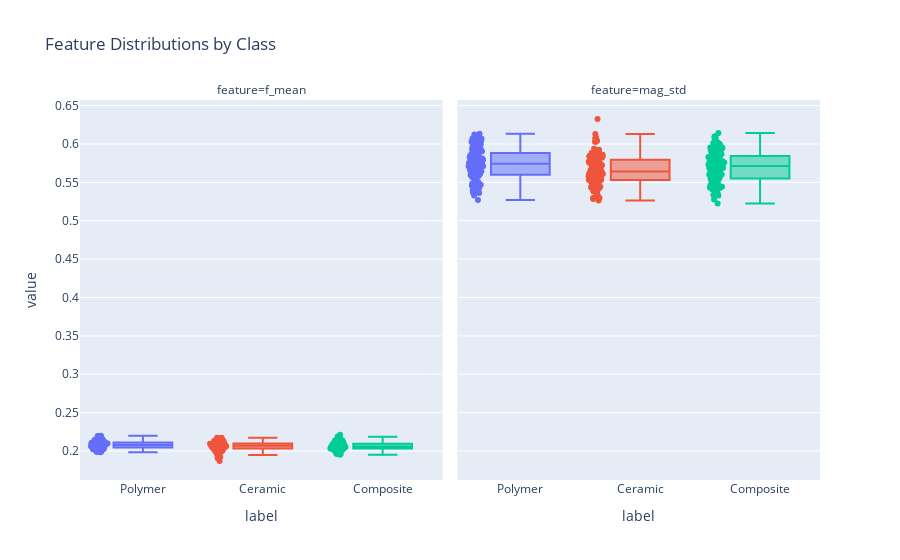

Notebook cell for this chart:
### Markdown cell above
### 3.2 Feature Distribution Analysis
Feature interpretability strengthens academic reporting. We visualise spectral centroids and bandwidth proxies across classes to evidence separability.

### Code cell
# Box plots of selected features
feature_plot_df = F[["f_mean", "mag_std", "label"]].melt(id_vars="label",
                                                           var_name="feature",
                                                           value_name="value")
fig_feat = px.box(feature_plot_df, x="label", y="value", color="label",
                  facet_col="feature", facet_col_wrap=2,
                  title="Feature Distributions by Class", points="all")
fig_feat.update_layout(showlegend=False)
fig_feat.show()
fig_feat.write_html(ARTIFACT_DIR / "feature_distributions.html")
try:
    fig_feat.write_image(ARTIFACT_DIR / "feature_distributions.png", width=900, height=600)
except Exception as exc:
    warnings.warn(f"PNG export for feature distributions failed: {exc}")

### Figure 1 — Plotly figure (JSON) as saved in the notebook; plotly's stock layout.template omitted (floating-point values rounded to 4 significant figures)
{"data": [{"alignmentgroup": "True", "boxpoints": "all", "hovertemplate": "label=%{x}<br>feature=f_mean<br>value=%{y}<extra></extra>", "legendgroup": "Polymer", "marker": {"color": "#636efa"}, "name": "Polymer", "notched": false, "offsetgroup": "Polymer", "orientation": "v", "showlegend": true, "type": "box", "x": ["Polymer", "Polymer", "Polymer", "Polymer", "Polymer", "Polymer", "Polymer", "Polymer", "Polymer", "Polymer", "Polymer", "Polymer", "Polymer", "Polymer", "Polymer", "Polymer", "Polymer", "Polymer", "Polymer", "Polymer", "Polymer", "Polymer", "Polymer", "Polymer", "Polymer", "Polymer", "Polymer", "Polymer", "Polymer", "Polymer", "Polymer", "Polymer", "Polymer", "Polymer", "Polymer", "Polymer", "Polymer", "Polymer", "Polymer", "Polymer", "Polymer", "Polymer", "Polymer", "Polymer", "Polymer", "Polymer", "Polymer", "Polymer", "Polymer", "Polymer", "Polymer", "Polymer", "Polymer", "Polymer", "Polymer", "Polymer", "Polymer", "Polymer", "Polymer", "Polymer", "Polymer", "Polymer", "Polymer", "Polymer", "Polymer", "Polymer", "Polymer", "Polymer", "Polymer", "Polymer", "Polymer", "Polymer", "Polymer", "Polymer", "Polymer", "Polymer", "Polymer", "Polymer", "Polymer", "Polymer", "Polymer", "Polymer", "Polymer", "Polymer", "Polymer", "Polymer", "Polymer", "Polymer", "Polymer", "Polymer", "Polymer", "Polymer", "Polymer", "Polymer", "Polymer", "Polymer", "Polymer", "Polymer", "Polymer", "Polymer", "Polymer", "Polymer", "Polymer", "Polymer", "Polymer", "Polymer", "Polymer", "Polymer", "Polymer", "Polymer", "Polymer", "Polymer", "Polymer", "Polymer", "Polymer", "Polymer", "Polymer", "Polymer", "Polymer", "Polymer"], "x0": " ", "xaxis": "x", "y": [0.2047, 0.203, 0.2052, 0.2058, 0.2141, 0.2059, 0.2159, 0.2097, 0.2031, 0.21, 0.2038, 0.2035, 0.2112, 0.2167, 0.2099, 0.2023, 0.2046, 0.2035, 0.212, 0.2097, 0.1993, 0.2039, 0.207, 0.2117, 0.205, 0.2075, 0.2195, 0.2027, 0.2051, 0.2074, 0.2105, 0.2088, 0.2114, 0.2091, 0.2101, 0.2103, 0.2181, 0.2107, 0.2015, 0.2065, 0.2065, 0.2074, 0.2161, 0.202, 0.2117, 0.2118, 0.2062, 0.2094, 0.2195, 0.2096, 0.2059, 0.201, 0.202, 0.2045, 0.2037, 0.2099, 0.2142, 0.208, 0.2045, 0.1988, 0.2139, 0.2198, 0.2109, 0.2094, 0.2003, 0.2144, 0.2001, 0.2105, 0.2033, 0.2159, 0.2052, 0.2127, 0.2037, 0.2141, 0.2121, 0.208, 0.203, 0.2024, 0.2169, 0.2086, 0.2108, 0.2066, 0.2099, 0.2078, 0.202, 0.2059, 0.211, 0.214, 0.2064, 0.2106, 0.2087, 0.2138, 0.2096, 0.202, 0.2126, 0.2094, 0.2114, 0.2163, 0.2063, 0.2059, 0.209, 0.21, 0.2081, 0.2019, 0.2055, 0.2071, 0.2058, 0.2092, 0.2073, 0.2119, 0.2069, 0.2149, 0.2067, 0.2035, 0.2109, 0.2042, 0.2073, 0.2101, 0.1985, 0.2059], "y0": " ", "yaxis": "y"}, {"alignmentgroup": "True", "boxpoints": "all", "hovertemplate": "label=%{x}<br>feature=mag_std<br>value=%{y}<extra></extra>", "legendgroup": "Polymer", "marker": {"color": "#636efa"}, "name": "Polymer", "notched": false, "offsetgroup": "Polymer", "orientation": "v", "showlegend": false, "type": "box", "x": ["Polymer", "Polymer", "Polymer", "Polymer", "Polymer", "Polymer", "Polymer", "Polymer", "Polymer", "Polymer", "Polymer", "Polymer", "Polymer", "Polymer", "Polymer", "Polymer", "Polymer", "Polymer", "Polymer", "Polymer", "Polymer", "Polymer", "Polymer", "Polymer", "Polymer", "Polymer", "Polymer", "Polymer", "Polymer", "Polymer", "Polymer", "Polymer", "Polymer", "Polymer", "Polymer", "Polymer", "Polymer", "Polymer", "Polymer", "Polymer", "Polymer", "Polymer", "Polymer", "Polymer", "Polymer", "Polymer", "Polymer", "Polymer", "Polymer", "Polymer", "Polymer", "Polymer", "Polymer", "Polymer", "Polymer", "Polymer", "Polymer", "Polymer", "Polymer", "Polymer", "Polymer", "Polymer", "Polymer", "Polymer", "Polymer", "Polymer", "Polymer", "Polymer", "Polymer", "Polymer", "Polymer", "Polymer", "Polymer", "Polymer", "Polymer", "Polymer", "Polymer", "Polymer", "Polymer", "Polymer", "Polymer", "Polymer", "Polymer", "Polymer", "Polymer", "Polymer", "Polymer", "Polymer", "Polymer", "Polymer", "Polymer", "Polymer", "Polymer", "Polymer", "Polymer", "Polymer", "Polymer", "Polymer", "Polymer", "Polymer", "Polymer", "Polymer", "Polymer", "Polymer", "Polymer", "Polymer", "Polymer", "Polymer", "Polymer", "Polymer", "Polymer", "Polymer", "Polymer", "Polymer", "Polymer", "Polymer", "Polymer", "Polymer", "Polymer", "Polymer"], "x0": " ", "xaxis": "x2", "y": [0.6072, 0.5848, 0.5703, 0.5709, 0.58, 0.5594, 0.5519, 0.5328, 0.5907, 0.5838, 0.6029, 0.5661, 0.5591, 0.547, 0.5896, 0.5896, 0.5638, 0.5702, 0.5815, 0.5987, 0.6025, 0.5923, 0.5698, 0.5742, 0.587, 0.6034, 0.5503, 0.563, 0.5711, 0.5483, 0.5374, 0.6072, 0.5455, 0.5652, 0.5583, 0.5645, 0.571, 0.5381, 0.5934, 0.5745, 0.5778, 0.5699, 0.5752, 0.5958, 0.5369, 0.5694, 0.5993, 0.5387, 0.5272, 0.579, 0.5711, 0.5792, 0.6032, 0.6067, 0.5566, 0.5724, 0.6093, 0.5782, 0.5731, 0.6077, 0.5631, 0.5766, 0.5844, 0.5606, 0.602, 0.5882, 0.5695, 0.5416, 0.5582, 0.536, 0.6124, 0.5616, 0.5984, 0.5745, 0.5383, 0.5624, 0.5794, 0.5652, 0.547, 0.5928, 0.5526, 0.5974, 0.5428, 0.5824, 0.5932, 0.5753, 0.5822, 0.5486, 0.6057, 0.5696, 0.5905, 0.5605, 0.5762, 0.6075, 0.5757, 0.5426, 0.5798, 0.5387, 0.5685, 0.5825, 0.5746, 0.5574, 0.583, 0.5907, 0.5502, 0.5402, 0.5829, 0.5828, 0.5664, 0.5568, 0.5882, 0.5634, 0.5739, 0.5851, 0.6134, 0.6089, 0.5496, 0.5769, 0.565, 0.5868], "y0": " ", "yaxis": "y2"}, {"alignmentgroup": "True", "boxpoints": "all", "hovertemplate": "label=%{x}<br>feature=f_mean<br>value=%{y}<extra></extra>", "legendgroup": "Ceramic", "marker": {"color": "#EF553B"}, "name": "Ceramic", "notched": false, "offsetgroup": "Ceramic", "orientation": "v", "showlegend": true, "type": "box", "x": ["Ceramic", "Ceramic", "Ceramic", "Ceramic", "Ceramic", "Ceramic", "Ceramic", "Ceramic", "Ceramic", "Ceramic", "Ceramic", "Ceramic", "Ceramic", "Ceramic", "Ceramic", "Ceramic", "Ceramic", "Ceramic", "Ceramic", "Ceramic", "Ceramic", "Ceramic", "Ceramic", "Ceramic", "Ceramic", "Ceramic", "Ceramic", "Ceramic", "Ceramic", "Ceramic", "Ceramic", "Ceramic", "Ceramic", "Ceramic", "Ceramic", "Ceramic", "Ceramic", "Ceramic", "Ceramic", "Ceramic", "Ceramic", "Ceramic", "Ceramic", "Ceramic", "Ceramic", "Ceramic", "Ceramic", "Ceramic", "Ceramic", "Ceramic", "Ceramic", "Ceramic", "Ceramic", "Ceramic", "Ceramic", "Ceramic", "Ceramic", "Ceramic", "Ceramic", "Ceramic", "Ceramic", "Ceramic", "Ceramic", "Ceramic", "Ceramic", "Ceramic", "Ceramic", "Ceramic", "Ceramic", "Ceramic", "Ceramic", "Ceramic", "Ceramic", "Ceramic", "Ceramic", "Ceramic", "Ceramic", "Ceramic", "Ceramic", "Ceramic", "Ceramic", "Ceramic", "Ceramic", "Ceramic", "Ceramic", "Ceramic", "Ceramic", "Ceramic", "Ceramic", "Ceramic", "Ceramic", "Ceramic", "Ceramic", "Ceramic", "Ceramic", "Ceramic", "Ceramic", "Ceramic", "Ceramic", "Ceramic", "Ceramic", "Ceramic", "Ceramic", "Ceramic", "Ceramic", "Ceramic", "Ceramic", "Ceramic", "Ceramic", "Ceramic", "Ceramic", "Ceramic", "Ceramic", "Ceramic", "Ceramic", "Ceramic", "Ceramic", "Ceramic", "Ceramic", "Ceramic"], "x0": " ", "xaxis": "x", "y": [0.2114, 0.2024, 0.2085, 0.2056, 0.2075, 0.199, 0.2086, 0.2064, 0.2118, 0.2058, 0.2088, 0.2147, 0.2069, 0.2058, 0.2125, 0.2073, 0.1978, 0.1905, 0.2104, 0.2134, 0.2092, 0.2155, 0.2148, 0.2038, 0.2112, 0.2131, 0.2076, 0.2033, 0.2062, 0.2099, 0.209, 0.2133, 0.1977, 0.197, 0.212, 0.2108, 0.2073, 0.2044, 0.2063, 0.2138, 0.2098, 0.1993, 0.2097, 0.2013, 0.2095, 0.2057, 0.2018, 0.2094, 0.2128, 0.2124, 0.207, 0.2002, 0.2146, 0.2003, 0.1976, 0.2063, 0.2086, 0.2053, 0.2101, 0.2088, 0.2092, 0.1955, 0.2033, 0.2038, 0.2081, 0.2068, 0.2043, 0.2043, 0.205, 0.2036, 0.216, 0.187, 0.2038, 0.206, 0.2061, 0.2032, 0.2022, 0.202, 0.2104, 0.2041, 0.2042, 0.1992, 0.2172, 0.2072, 0.2035, 0.2098, 0.2061, 0.216, 0.212, 0.1997, 0.2093, 0.2053, 0.2096, 0.2024, 0.195, 0.205, 0.2077, 0.2031, 0.2082, 0.2022, 0.2132, 0.2075, 0.2175, 0.2002, 0.2042, 0.2016, 0.2106, 0.2092, 0.2019, 0.1986, 0.2044, 0.2167, 0.2093, 0.2072, 0.2156, 0.2015, 0.2032, 0.1923, 0.2076, 0.2093], "y0": " ", "yaxis": "y"}, {"alignmentgroup": "True", "boxpoints": "all", "hovertemplate": "label=%{x}<br>feature=mag_std<br>value=%{y}<extra></extra>", "legendgroup": "Ceramic", "marker": {"color": "#EF553B"}, "name": "Ceramic", "notched": false, "offsetgroup": "Ceramic", "orientation": "v", "showlegend": false, "type": "box", "x": ["Ceramic", "Ceramic", "Ceramic", "Ceramic", "Ceramic", "Ceramic", "Ceramic", "Ceramic", "Ceramic", "Ceramic", "Ceramic", "Ceramic", "Ceramic", "Ceramic", "Ceramic", "Ceramic", "Ceramic", "Ceramic", "Ceramic", "Ceramic", "Ceramic", "Ceramic", "Ceramic", "Ceramic", "Ceramic", "Ceramic", "Ceramic", "Ceramic", "Ceramic", "Ceramic", "Ceramic", "Ceramic", "Ceramic", "Ceramic", "Ceramic", "Ceramic", "Ceramic", "Ceramic", "Ceramic", "Ceramic", "Ceramic", "Ceramic", "Ceramic", "Ceramic", "Ceramic", "Ceramic", "Ceramic", "Ceramic", "Ceramic", "Ceramic", "Ceramic", "Ceramic", "Ceramic", "Ceramic", "Ceramic", "Ceramic", "Ceramic", "Ceramic", "Ceramic", "Ceramic", "Ceramic", "Ceramic", "Ceramic", "Ceramic", "Ceramic", "Ceramic", "Ceramic", "Ceramic", "Ceramic", "Ceramic", "Ceramic", "Ceramic", "Ceramic", "Ceramic", "Ceramic", "Ceramic", "Ceramic", "Ceramic", "Ceramic", "Ceramic", "Ceramic", "Ceramic", "Ceramic", "Ceramic", "Ceramic", "Ceramic", "Ceramic", "Ceramic", "Ceramic", "Ceramic", "Ceramic", "Ceramic", "Ceramic", "Ceramic", "Ceramic", "Ceramic", "Ceramic", "Ceramic", "Ceramic", "Ceramic", "Ceramic", "Ceramic", "Ceramic", "Ceramic", "Ceramic", "Ceramic", "Ceramic", "Ceramic", "Ceramic", "Ceramic", "Ceramic", "Ceramic", "Ceramic", "Ceramic", "Ceramic", "Ceramic", "Ceramic", "Ceramic", "Ceramic", "Ceramic"], "x0": " ", "xaxis": "x2", "y": [0.5324, 0.5865, 0.5571, 0.5526, 0.574, 0.5535, 0.5295, 0.5608, 0.5442, 0.5531, 0.5544, 0.5634, 0.5479, 0.5723, 0.5494, 0.5448, 0.5847, 0.5861, 0.5516, 0.5298, 0.5419, 0.5435, 0.5265, 0.5494, 0.5778, 0.5658, 0.5682, 0.5487, 0.563, 0.5736, 0.556, 0.5386, 0.5889, 0.5594, 0.5722, 0.5776, 0.5771, 0.5303, 0.5756, 0.5799, 0.5433, 0.5916, 0.5579, 0.5849, 0.5519, 0.5749, 0.559, 0.561, 0.5844, 0.5835, 0.5881, 0.5828, 0.5784, 0.5849, 0.5657, 0.5683, 0.5284, 0.5609, 0.6028, 0.5537, 0.5392, 0.5585, 0.579, 0.57, 0.6088, 0.5531, 0.5454, 0.582, 0.5817, 0.5644, 0.5385, 0.613, 0.5631, 0.5346, 0.5925, 0.5836, 0.6326, 0.5402, 0.5604, 0.5798, 0.5649, 0.5607, 0.5312, 0.5867, 0.5771, 0.5557, 0.5731, 0.5594, 0.5566, 0.5533, 0.5763, 0.5602, 0.57, 0.5531, 0.5493, 0.5753, 0.5825, 0.5568, 0.5842, 0.5588, 0.5559, 0.5787, 0.6041, 0.5503, 0.5638, 0.5939, 0.5619, 0.5645, 0.5547, 0.5742, 0.5672, 0.5546, 0.6028, 0.546, 0.5882, 0.5648, 0.5767, 0.6076, 0.5845, 0.568], "y0": " ", "yaxis": "y2"}, {"alignmentgroup": "True", "boxpoints": "all", "hovertemplate": "label=%{x}<br>feature=f_mean<br>value=%{y}<extra></extra>", "legendgroup": "Composite", "marker": {"color": "#00cc96"}, "name": "Composite", "notched": false, "offsetgroup": "Composite", "orientation": "v", "showlegend": true, "type": "box", "x": ["Composite", "Composite", "Composite", "Composite", "Composite", "Composite", "Composite", "Composite", "Composite", "Composite", "Composite", "Composite", "Composite", "Composite", "Composite", "Composite", "Composite", "Composite", "Composite", "Composite", "Composite", "Composite", "Composite", "Composite", "Composite", "Composite", "Composite", "Composite", "Composite", "Composite", "Composite", "Composite", "Composite", "Composite", "Composite", "Composite", "Composite", "Composite", "Composite", "Composite", "Composite", "Composite", "Composite", "Composite", "Composite", "Composite", "Composite", "Composite", "Composite", "Composite", "Composite", "Composite", "Composite", "Composite", "Composite", "Composite", "Composite", "Composite", "Composite", "Composite", "Composite", "Composite", "Composite", "Composite", "Composite", "Composite", "Composite", "Composite", "Composite", "Composite", "Composite", "Composite", "Composite", "Composite", "Composite", "Composite", "Composite", "Composite", "Composite", "Composite", "Composite", "Composite", "Composite", "Composite", "Composite", "Composite", "Composite", "Composite", "Composite", "Composite", "Composite", "Composite", "Composite", "Composite", "Composite", "Composite", "Composite", "Composite", "Composite", "Composite", "Composite", "Composite", "Composite", "Composite", "Composite", "Composite", "Composite", "Composite", "Composite", "Composite", "Composite", "Composite", "Composite", "Composite", "Composite", "Composite", "Composite", "Composite", "Composite", "Composite"], "x0": " ", "xaxis": "x", "y": [0.215, 0.2115, 0.2051, 0.2137, 0.2029, 0.2188, 0.2033, 0.2187, 0.2083, 0.2075, 0.2066, 0.2048, 0.2069, 0.2029, 0.2081, 0.2122, 0.201, 0.2112, 0.2074, 0.2045, 0.2076, 0.2044, 0.2009, 0.2063, 0.2059, 0.2046, 0.2107, 0.213, 0.2008, 0.2099, 0.2151, 0.2079, 0.2013, 0.2036, 0.2084, 0.2032, 0.2028, 0.2059, 0.2016, 0.2054, 0.196, 0.2092, 0.2052, 0.2054, 0.2111, 0.1991, 0.2154, 0.2093, 0.2141, 0.2079, 0.2032, 0.206, 0.2085, 0.2037, 0.2128, 0.2033, 0.2016, 0.2119, 0.2041, 0.2086, 0.2059, 0.204, 0.2048, 0.2038, 0.1998, 0.1999, 0.2063, 0.2163, 0.2039, 0.206, 0.2074, 0.1988, 0.2103, 0.2031, 0.2088, 0.2069, 0.2212, 0.2047, 0.2015, 0.2083, 0.196, 0.2057, 0.2093, 0.195, 0.2133, 0.2045, 0.1997, 0.2103, 0.2044, 0.1984, 0.2107, 0.2033, 0.2031, 0.2066, 0.2065, 0.205, 0.2101, 0.2097, 0.2033, 0.2072, 0.2042, 0.2036, 0.2088, 0.2022, 0.2033, 0.2059, 0.1971, 0.2, 0.2124, 0.2106, 0.2053, 0.2053, 0.214, 0.2034, 0.2048, 0.2036, 0.2154, 0.2042, 0.2139, 0.2113], "y0": " ", "yaxis": "y"}, {"alignmentgroup": "True", "boxpoints": "all", "hovertemplate": "label=%{x}<br>feature=mag_std<br>value=%{y}<extra></extra>", "legendgroup": "Composite", "marker": {"color": "#00cc96"}, "name": "Composite", "notched": false, "offsetgroup": "Composite", "orientation": "v", "showlegend": false, "type": "box", "x": ["Composite", "Composite", "Composite", "Composite", "Composite", "Composite", "Composite", "Composite", "Composite", "Composite", "Composite", "Composite", "Composite", "Composite", "Composite", "Composite", "Composite", "Composite", "Composite", "Composite", "Composite", "Composite", "Composite", "Composite", "Composite", "Composite", "Composite", "Composite", "Composite", "Composite", "Composite", "Composite", "Composite", "Composite", "Composite", "Composite", "Composite", "Composite", "Composite", "Composite", "Composite", "Composite", "Composite", "Composite", "Composite", "Composite", "Composite", "Composite", "Composite", "Composite", "Composite", "Composite", "Composite", "Composite", "Composite", "Composite", "Composite", "Composite", "Composite", "Composite", "Composite", "Composite", "Composite", "Composite", "Composite", "Composite", "Composite", "Composite", "Composite", "Composite", "Composite", "Composite", "Composite", "Composite", "Composite", "Composite", "Composite", "Composite", "Composite", "Composite", "Composite", "Composite", "Composite", "Composite", "Composite", "Composite", "Composite", "Composite", "Composite", "Composite", "Composite", "Composite", "Composite", "Composite", "Composite", "Composite", "Composite", "Composite", "Composite", "Composite", "Composite", "Composite", "Composite", "Composite", "Composite", "Composite", "Composite", "Composite", "Composite", "Composite", "Composite", "Composite", "Composite", "Composite", "Composite", "Composite", "Composite", "Composite", "Composite", "Composite"], "x0": " ", "xaxis": "x2", "y": [0.5778, 0.5733, 0.5586, 0.5548, 0.5871, 0.5666, 0.5752, 0.5435, 0.592, 0.562, 0.5408, 0.5945, 0.5593, 0.5826, 0.553, 0.5603, 0.5832, 0.5512, 0.5681, 0.5601, 0.5868, 0.5745, 0.5948, 0.5945, 0.5716, 0.5949, 0.5805, 0.5596, 0.5629, 0.5418, 0.5845, 0.5374, 0.5879, 0.5781, 0.5529, 0.5931, 0.5837, 0.5606, 0.5658, 0.5732, 0.6099, 0.5687, 0.555, 0.5802, 0.5348, 0.6021, 0.5705, 0.5776, 0.5576, 0.5956, 0.6085, 0.5838, 0.5898, 0.5457, 0.5616, 0.5603, 0.5999, 0.5891, 0.5444, 0.573, 0.5224, 0.5708, 0.574, 0.5776, 0.602, 0.5553, 0.6086, 0.5467, 0.5468, 0.5648, 0.5811, 0.5972, 0.5709, 0.5843, 0.5426, 0.5328, 0.5668, 0.6012, 0.5483, 0.5618, 0.5917, 0.56, 0.5581, 0.596, 0.5467, 0.5947, 0.5922, 0.5278, 0.576, 0.5842, 0.5696, 0.5709, 0.5334, 0.5683, 0.5855, 0.5732, 0.548, 0.5868, 0.5524, 0.5836, 0.5748, 0.5749, 0.5755, 0.541, 0.5464, 0.5348, 0.5649, 0.6143, 0.578, 0.554, 0.5822, 0.5424, 0.5991, 0.5398, 0.567, 0.6016, 0.5715, 0.5688, 0.5776, 0.5437], "y0": " ", "yaxis": "y2"}], "layout": {"annotations": [{"font": {}, "showarrow": false, "text": "feature=f_mean", "x": 0.245, "xanchor": "center", "xref": "paper", "y": 1, "yanchor": "bottom", "yref": "paper"}, {"font": {}, "showarrow": false, "text": "feature=mag_std", "x": 0.755, "xanchor": "center", "xref": "paper", "y": 1, "yanchor": "bottom", "yref": "paper"}], "boxmode": "overlay", "legend": {"title": {"text": "label"}, "tracegroupgap": 0}, "showlegend": false, "title": {"text": "Feature Distributions by Class"}, "xaxis": {"anchor": "y", "categoryarray": ["Polymer", "Ceramic", "Composite"], "categoryorder": "array", "domain": [0, 0.49], "title": {"text": "label"}}, "xaxis2": {"anchor": "y2", "categoryarray": ["Polymer", "Ceramic", "Composite"], "categoryorder": "array", "domain": [0.51, 1], "matches": "x", "title": {"text": "label"}}, "yaxis": {"anchor": "x", "domain": [0, 1], "title": {"text": "value"}}, "yaxis2": {"anchor": "x2", "domain": [0, 1], "matches": "y", "showticklabels": false}}}
